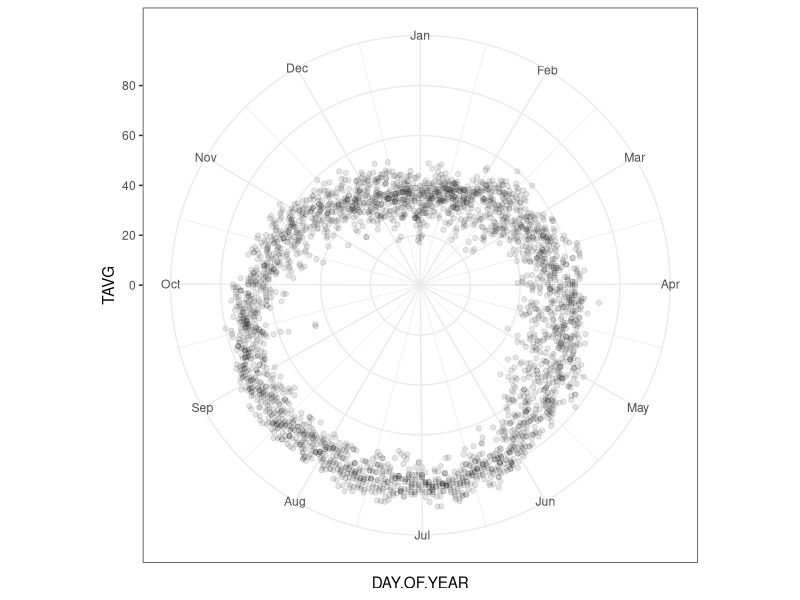
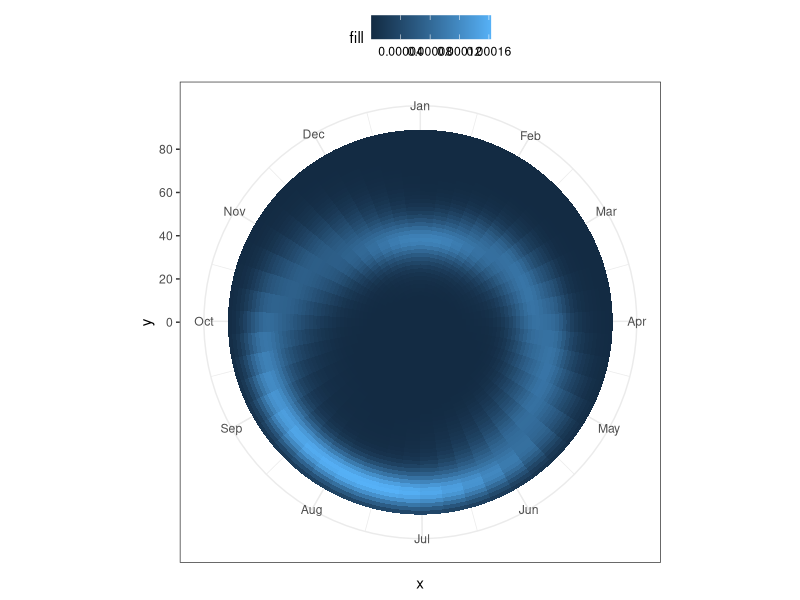

These charts were generated, in order, by the following R code:
library(dplyr)
library(ggplot2)
library(mgcv)

setwd("~/git/visualization/cyclic")
rm(list = ls())

# Reading data and cleaning
temps = read.csv("../data/temps.csv") %>%
  mutate(DATE = as.Date(DATE),
         DAY.OF.YEAR = as.numeric(DATE) - as.numeric(as.Date(strftime(DATE, "%Y-01-01"))) + 1,
         MONTH = as.factor(strftime(DATE, "%b")),
         MONTH = factor(MONTH, levels = month.abb),
         MONTH.num = as.numeric(MONTH),
         YEAR = as.factor(as.numeric(strftime(DATE, "%Y"))),
         NAME = recode(NAME,
                       "ALBUQUERQUE INTERNATIONAL AIRPORT, NM US" = "ABQ",
                       "PORTLAND INTERNATIONAL AIRPORT, OR US" = "PDX",
                       "SAN FRANCISCO INTERNATIONAL AIRPORT, CA US" = "SFO",
                       "JFK INTERNATIONAL AIRPORT, NY US" = "JFK")) %>%
  rename(Location = NAME) %>%
  na.exclude

abq.temps = temps %>%
  filter(Location == "ABQ")

ggplot(abq.temps, aes(DAY.OF.YEAR, TAVG)) +
  geom_point(alpha = 0.1) +
  scale_x_continuous(breaks = as.numeric(as.Date(paste0("2020-", 1:12, "-01"))) - as.numeric(as.Date("2020-01-01")) + 1,
                     labels = month.abb) +
  ylim(0, NA) +
  coord_polar() +
  theme_bw()


# Parameters/data for 2D KDE
num.bins = 50
prop.wrap.range = 0.1 # What proportion of x.range to wrap around to ends for KDE

x = abq.temps$DAY.OF.YEAR
y = abq.temps$TAVG

x.range = range(x)
x.step.size = (x.range[2] - x.range[1]) / num.bins
# x.seq = seq(x.range[1] + x.step.size / 2, x.range[2] - x.step.size / 2, length.out = num.bins)

y.range = range(y)
y.range[1] = 0
y.step.size = (y.range[2] - y.range[1]) / num.bins

num.wrap.steps = ceiling((x.range[2] - x.range[1]) * prop.wrap.range / x.step.size)
wrap.window.size = x.step.size * num.wrap.steps
wrap.obs.lower = x <= x.range[1] + wrap.window.size
wrap.obs.upper = x >= x.range[2] - wrap.window.size

x = c(x.range[1] - (x.range[2] - x[wrap.obs.upper]), x, x.range[2] + (x[wrap.obs.lower] - x.range[1]))
y = c(y[wrap.obs.upper], y, y[wrap.obs.lower])

m = MASS::kde2d(x, y, n = num.bins, lim = c(x.range[1] + x.step.size / 2,
                                            x.range[2] - x.step.size / 2,
                                            y.range[1] + y.step.size / 2,
                                            y.range[2] - y.step.size / 2))
plot.df = data.frame(x = rep(m$x, times = num.bins),
                     y = rep(m$y, each = num.bins),
                     fill = c(m$z))

ggplot(plot.df, aes(x = x, y = y, fill = fill)) +
  geom_tile() +
  scale_x_continuous(limits = x.range,
                     breaks = as.numeric(as.Date(paste0("2020-", 1:12, "-01"))) - as.numeric(as.Date("2020-01-01")) + 1,
                     labels = month.abb) +
  ylim(0, NA) +
  coord_polar() +
  theme_bw() +
  theme(legend.position = "top")
